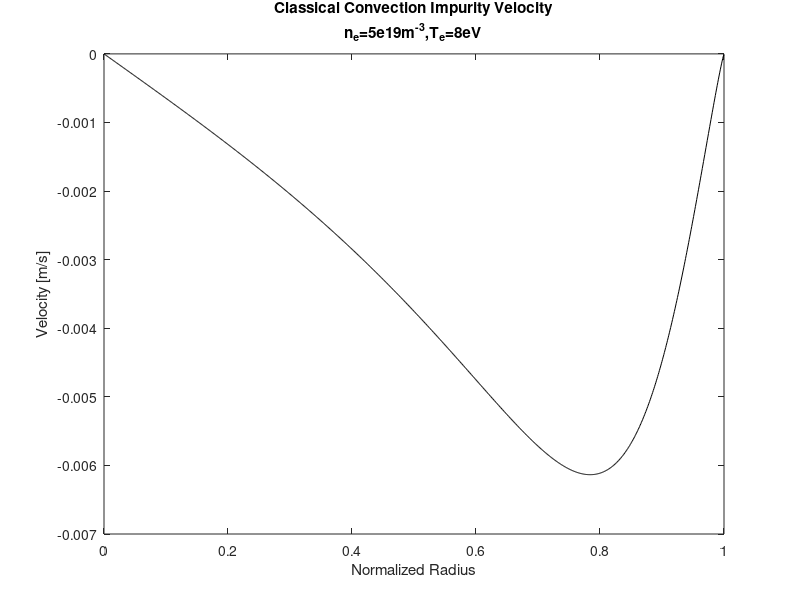

This chart was generated by the following MATLAB code: (Note: this script raises an error after producing the figure.)

%% Plasma Parameters, conditions, and theory of plasma behaviors
%Coded by Josh Beers for UTK Fusion classes and use at ORNL
%Info comes from NRL plasma formulary unless otherwise stated 


%cleanup;
%format shorte;

%% Initialize input variables

N_e=5E19; %1/m^3 %Plasma density
%N_e=Ni{1,1};
N_e_std=1.39E16; %1/m^3 %Standard deviation of plasma density

T_e_eV=4; %eV %Plasma electron temperature
%T_e_eV=Te{1,1};
T_e_eV_std=0.1; %Plasma electron temperature standard deviation

T_i_eV=T_e_eV; %eV %Plasma ion temperature
T_i_eV_std=0.1; %eV %Plasma ion temperature standard deviation

theta=80; %deg % Incoming angle from target normal to mangetic field direction from Stangeby
B=1; %T %Magnetic field in Tesla
Z=1; %Charge state of ion
y=1; %Gamma value %Ratio of Masses
y_e=1; %3 for 1D adiabatic flow, 1 for isothermal flow %Adiabatic index (1+2n) where n is the degree of freedom
y_i=3; %ions adiabatic and electrons isothermal
SHTF_e=5.5; %sheath transmission factor for electrons
SHTF_t=1.5; %sheath transmission factor for ions
As=0.00026; %m^-2 surface area of collecting probe

A1=2; %Ion 1 - Impurity
A2=2; %Ion 2 - Gas
n_e=N_e*(1/100)^3; %cm-3
Z1=1; %Ionization state of impurity
Z2=1; %ionization state of background gas
logA=12; % ln(A) from Sprizer
T1=10*11604; % K, (converted from eV)
T2=2*11604; 

%% Constants
e=1.602E-19; %J to eV, also elementary charge
k_b=1.3807E-23; %J/K %Boltzman Constant
m_e=0.51e6/(3.0E8)^2; %eV %Mass of electron
m_e_kg=9.1094E-31; %kg %Mass of electron
m_p=938.27e6/(3.0E8)^2; %eV %Mass of proton
m_p_kg=1.6726E-27; %kg %Mass of proton
m_D=2*m_p; %eV %Mass of D ion
m_D_kg=3.34E-27; %kg %mass of D ion
m_He_kg=6.64424E-27; %kg %mass of alpha particle
m_W_kg=3.0527348E-25; %kg %mass of W atom
m_Al_kg=4.48e-23; %kg %mass of Al atom
h=6.6261E-34; %J/s %Planck constant
c=2.9979E8; %m/s %Speed of sound in a vacuum
epsilon_0org=8.854E-12;  %F/m or C^2/J or s^2*C^2/m^3*kg %Permittivity of free space
epsilon_0=epsilon_0org*e; %C^2/eV %Permittivity of free space
eV_2_K=e/k_b; %K %Conversion from eV to Kelvin
K_2_eV=k_b/e; %eV %Conversion from Kelvin to eV
kg_2_eV=5.60958865e35;

%Basic Quantities

ReducedMass=(m_D_kg*m_Al_kg)/(m_D_kg+m_Al_kg);

lambda_1eV=h*c/e; %m %Wavelength associated with 1 eV
omega_1eV=e/h; %1/s = Hz % 
unitmass=m_D_kg/m_p_kg; %Dimensionless %Unit Mass

T_e_K=T_e_eV*eV_2_K; %K %electron temp. in Kelvin
T_e_K_std=T_e_eV_std*eV_2_K; %K %electron temp. standard deviation in Kelvin
T_i_K=T_i_eV*eV_2_K; %K %electron temp. in Kelvin
T_i_K_std=T_i_eV_std*eV_2_K; %K %electron temp. standard deviation in Kelvin

c_s= sqrt(((y_e*T_e_K*k_b)+(y_i*T_i_K*k_b))/m_Al_kg); %m/s %Sound speed from Chen2015 4.41

lambda=12*pi*(((epsilon_0*T_e_eV)^3)/(N_e*e^6))^(1/2);
lnlambda=log(lambda);


%% Frequencies

omega_pe=sqrt((N_e*e^2)/(m_e_kg*epsilon_0org)); %rad/s %Plasma electron gyro frequency Chen2015 3.2
%omega_ce=-1.76E11*0.07; %rad/s %from Stacey2010
%omega_ce=1.76e7*B;
omega_ce=4.4e9*B;
freq_ce=2.8e10*B;
omega_ce=freq_ce*2*pi;
freq_pe=omega_pe/(2*pi); %Hz %Electron plasma gyrofrequency


omega_pi=sqrt((N_e*e^2)/(m_D_kg*epsilon_0org)); %rad/s %Plasma ion gyro frequency Chen2015 3.2
omega_ci=Z*e*B/m_D_kg;
%freq_ci=15.2e6*Z*B/A1; %ion gryofrequency %rad/s
freq_ci=omega_ci/(2*pi); %Hz %Ion cyclotron frequency
freq_pi=omega_ci/(2*pi); %Hz %Ion plasma gyrofrequency


omega_tot=sqrt((N_e*e^2)/(m_e_kg*epsilon_0org)+(N_e*e^2)/(m_p_kg*epsilon_0org)); %rad/s %Chen2015 4.25
freq_tot=omega_pi/(2*pi); %Hz %Total Plasma gyrofrequency




%% Lengths

%Electron Lamar radius
Gyro_e=1.066E-4*sqrt((T_e_eV/1000))/B; %m %Stacey2010

%Ion Lamar radius
Gyro_i= 4.57E-3*sqrt((A1*T_e_eV/1000))/(Z*B); %m %Stacey2010

%Debye sheath thickness
thick_debye=sqrt((epsilon_0*T_e_eV)/(N_e*e^2)); %m %Chen2015

%Magnetic presheath thickness
thick_mps=sqrt(6)*(c_s/omega_pi)*sind(theta); %m %From Stangeby 2.112
%Where theta is the angle between the B field and the surface normal

% x=[0:0.1:90];
% thick_mps=sqrt(6)*(c_s/omega_ci)*sind(x);
% thick_mps2=Gyro_i*sind(x);
% plot(x,thick_mps2)
% title('Magnetic Pre-sheath thickness')
% xlabel('Angle between B field and surface normal')
% ylabel('Thickness (m)')

TimeInSheath=1/(c_s/(thick_debye+thick_mps)); %s
FracGyroInSheath=TimeInSheath*freq_pi; %assumes sound speed for ions even in sheath
GyroLengthInSheath=FracGyroInSheath*Gyro_i; %m %a radius value

%% Interaction times

%Capital Lambda used in equations
lambda=12*pi*(((epsilon_0*T_e_eV)^3)/(N_e*e^6))^(1/2);
lnlambda=log(lambda);
%lnlambda=23-(1/2)*log((1e-6*N_e)/(T_e_eV)^(3/2)); %Basic plasma physics descanso

% Species interaction times 
% time_pp=(6*sqrt(6)*pi*sqrt(m_p)*(epsilon_0)^2*(T_e_eV)^(3/2))/(N_e*e^4*log(lambda));
% time_pe=(6*sqrt(3)*pi*sqrt(m_e)*(m_p/m_e)*(epsilon_0)^2*(T_e_eV)^(3/2))/(N_e*e^4*log(lambda));
% time_ee=(6*sqrt(6)*pi*sqrt(m_e)*(epsilon_0)^2*(T_e_eV)^(3/2))/(N_e*e^4*log(lambda));
% time_ei=(6*sqrt(3)*pi*sqrt(m_e)*(epsilon_0)^2*(T_e_eV)^(3/2))/(N_e*e^4*log(lambda));

% Collison times %Richard Fitzpatrick utexas
time_ee=(12*sqrt(2)*pi^(3/2)*epsilon_0^2*m_e^0.5*T_e_eV^(3/2))/(lnlambda*e^4*N_e);
freq_ee=1/time_ee
time_ei=(6*sqrt(2)*pi^(3/2)*epsilon_0^2*m_e^0.5*T_e_eV^(3/2))/(lnlambda*e^4*N_e);
freq_ei=1/time_ei
time_ii=(12*sqrt(2)*pi^(3/2)*epsilon_0^2*m_D^0.5*T_e_eV^(3/2))/(lnlambda*e^4*N_e);
freq_ii=1/time_ii
time_ie=(6*sqrt(2)*pi^(3/2)*epsilon_0^2*m_D*T_e_eV^(3/2))/(lnlambda*e^4*N_e*m_e^0.5);
freq_ie=1/time_ie

%Collisional frequeny %Basic plasma physics descanso
% nu_ee=5e-12*(N_e*lnlambda)/((T_e_eV)^(3/2));
% freq_ee=nu_ee/(2*pi)
% nu_ei=2.9e-12*((N_e*lnlambda)/(T_e_eV^(3/2)));
% freq_ei=nu_ei/(2*pi)
% nu_ii=Z1^4*(m_D_kg/m_D_kg)^1/2*(T_e_eV/T_i_eV)^(3/2)*nu_ee;
% freq_ii=nu_ii/(2*pi)

% collisions in plasmas mit lecture
% nu_ei=sqrt(2)/(3*sqrt(pi))*N_e*((Z1*e^2)/(4*pi*epsilon_0))^2*((4*pi)/((m_e)^0.5*(T_e_eV)^(3/2)))*lnlambda;
% freq_ei=nu_ei/(2*pi)
% nu_ee=1/sqrt(2)*nu_ei;
% freq_ee=nu_ee/(2*pi)
% nu_ie=N_e*m_e/(N_e*m_D);
% freq_ie=nu_ie/(2*pi)
% nu_ii=sqrt(2)/(3*sqrt(pi))*N_e*((Z1*Z2)/(4*pi*epsilon_0))^2*((4*pi)/(m_D^0.5*T_e_eV^(3/2)))*(m_D/(m_D+m_D))^0.5*lnlambda;
% freq_ii=nu_ii/(2*pi)

%Equilibrium timing or relaxation timings
time_eq=5.87*((A1*A2)/(n_e*Z1^2*Z2^2*logA))*((T1/A1+T2/A2)^(3/2));

%collisional frequency
cf_H=(e^4*lnlambda*N_e)/(4*pi*epsilon_0^2*m_p^(1/2)*T_e_eV^(3/2));
cf_He=(e^4*lnlambda*N_e)/(4*pi*epsilon_0^2*m_D^(1/2)*T_e_eV^(3/2));
cf_He=(e^4*lnlambda*N_e)/(4*pi*epsilon_0^2*m_D^(1/2)*T_e_eV^(3/2));

%Electron and ion collision rate in completely ionizd plasmas for Helium
ecr_He2= 2.91E-6*N_e*lnlambda*T_e_eV^(-3/2);
icr_He2= 4.8E-8*unitmass*Z*lnlambda*T_e_eV^(-3/2);

%% Potentials

%Floating potential
eV_sf=T_e_eV*0.5*log((2*pi*m_e/m_D)*(1+T_i_eV/T_e_eV)); %eV

eV_mps=-T_e_eV*log(cosd(theta)); %eV %Energy from the magnetic presheath from stangeby 2.109

eV_ps=-0.7*T_e_eV; %eV %Presheath energy from Chen2015

eV_sf_ps=3*T_e_eV-eV_ps; %eV %Combined sheath and presheath voltage from unknown, also plasma potential

Ef_mps=eV_mps/thick_mps; %electric field E_mps from potential drop and the length of the MPS. from Schmid 2010

MachNum=(2*pi*(m_e/m_D)*(1+(T_i_eV/T_e_eV)))^(-1/2)*sind(theta); %Ding 2016

% I_es=93; % electron saturation current
% I_is=88; % ion saturation current
% eV_pp=eV_sf_ps+T_e_eV*log(I_es/I_is); %plasma potential

%% Fluxes

%Gamma_se=Particle flux to target=0.61*n_e*c_s from Chen
Gamma_se=0.61*N_e.*c_s; %(1/(m^2*s^1))
Gamma_se_std=0.61*N_e.*((((T_e_eV_std+y*T_i_eV_std))/(m_D)).^0.5); %(1/(m^2*s^1))
HeatFlux=Gamma_se*(4+0)*e*T_e_eV; %W/m^2 $(4+#) is for the sheath drop and 0 can become 4.5 for low Te plasmas

%Currents
Ie=e*N_e*0.6*As*c_s; %C/s = Amps

eV_impact=2*T_i_eV+3*Z*T_e_eV; %Ion impact energy [eV]

%% Sputtering

%Borodkina 2015, data done via SPICE2 simulation in paper
alpha=45; %0=normal to wall surface
m_i_kg=3.0527348e-25 ;
lambda_mps=log(cosd(alpha));
lambda_w=(1/2)*log(2*pi*(m_e_kg/m_i_kg)*((T_e_eV+T_i_eV)/T_e_eV)); %floating potential at the wall
rho=Gyro_i/thick_debye;
delta_n=lambda/(rho*sind(alpha))^2;
epsilon=0.01/thick_debye;

%a and Q are parameters for the boundary condition, C1 is a constant, 
C1=-delta_n*lambda_mps-6*cosd(alpha);
a=(sqrt(-delta_n*lambda_mps)-sqrt(2*exp(lambda_w)+4*cosd(alpha)*sqrt(1-(lambda_w-lambda_mps))+C1))/(lambda_w-lambda_mps);
Q=(1/a)*sqrt(2*exp(lambda_w)+4*cosd(alpha)*sqrt(1-(lambda_w-lambda_mps))+C1);
lambda_epsilon=lambda_w+Q-Q*exp(-a*epsilon); %electric field potential in the magnetic pre-layer

%% Classical Diffusion and velocity


ne_min=1e18; %3e17;
ne_max=5e19; %1.5e18;

ne_min=3e17;
ne_max=1.5e18;

lengthB=4;

b=logspace(-1,3,lengthB);
x=linspace(0,1,1000);
y=zeros(1000,lengthB);

for ii=1:lengthB
y(:,ii)=ne_max.*(1-x.^2).^(b(ii))'+ne_min;
end

Grad_y=gradient(y(:,2),x(2));
Gradterm=Grad_y./y(:,2);
%Gradterm=-2.3e20/5e19;

% Ralph Dux Thesis equations 3.14 and 4.12
%a is the impurity and b is the plasma ion

n_b=ne_min; %plasma density in m^-3
n_a=[1e16]; %impurity density in m^-3

% V/D assuming no temperature gradient

%ion-ion collions:
CoulombLogarithm = 30-log(Z1.*Z2.*sqrt(n_a.*Z1.^2+n_b.*Z2.^2)./T_e_eV.^(3/2));

%classical diffusion
Diff_cl=(4.*sqrt(2.*pi)./(3.*(4.*pi.*epsilon_0org).^2).*(1./(sqrt(T_e_K*k_b).*B.^2))).*sqrt(ReducedMass).*CoulombLogarithm.*(e.*Z2).^2.*n_b;

V_cl=Z1./Z2.*Gradterm*Diff_cl; 

VoverD=Z1./Z2.*Gradterm;

Diff_vel=sqrt(2*Diff_cl);

%Bohm diffusion coefficient where 1/16 is not physics based and is correct
%with 2-3x the real value (tpyically bohm diff is larger)

BohmDiff=(1/16)*((T_e_K*k_b)/(e*B));

%%
plotvcl=1;
if plotvcl==1

figure;    
plot(x,V_cl,'k');
%plot(x,VoverD,'k');
%plot(x,Diff_cl,'k');
title({'Classical Convection Impurity Velocity','n_e=5e19m^{-3},T_e=8eV'})
%title({'Classical Diffusion Coefficient','n_e=5e19m^{-3},T_e=8eV'})
xlabel('Normalized Radius');
ylabel('Velocity [m/s]');
%ylabel('Diffusion Coefficient [m^2/s]')
set(gcf,'color','w')
ax = gca;
ax.FontSize = 13;
hold off
    
end

